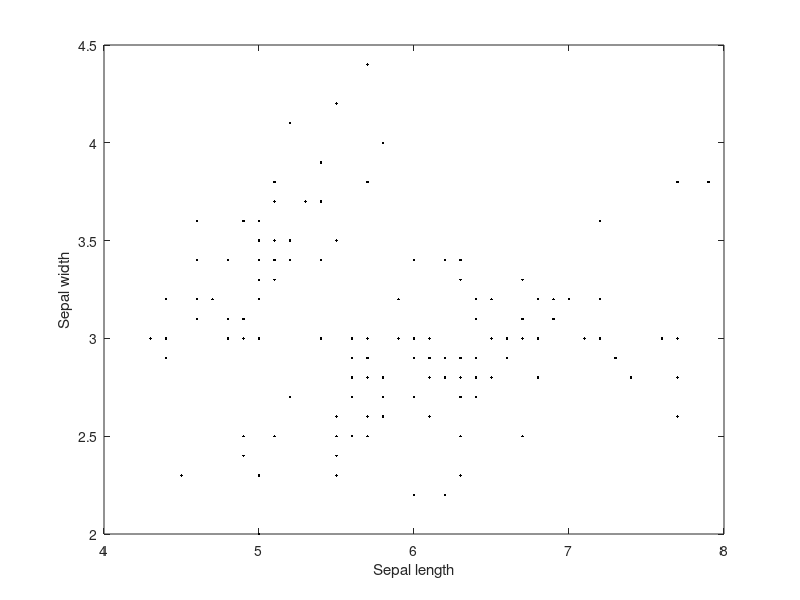
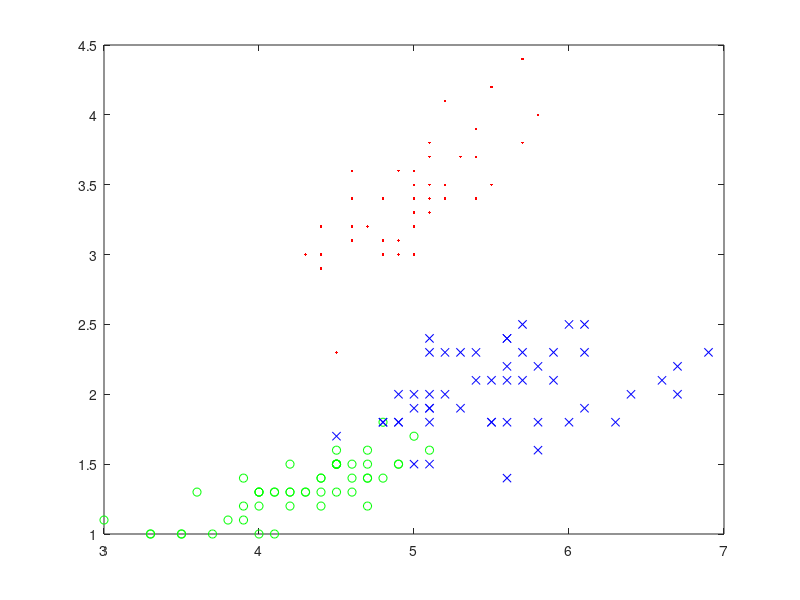

MATLAB code to generate these figures, in order:
clear; close all; clc;

%meas 1열: sepal length
%meas 2열: sepal width
%meas 3열: petal length
%meas 4열: petal width
%species: 꽃 종류

load fisheriris;

%%특징 그려보기(sepal length, width)
figure;
plot(meas(:,1), meas(:,2), 'k.');
xlabel('Sepal length');
ylabel('Sepal width');

%%각 종을 숫자로 표현 1: Setosa 2: versicolor, 3. virginica
spcs2num=[];
for k=1:1:length(species)
    if strcmp(species(k), 'setosa')==1
        spcs2num(k,1)=1;
    elseif strcmp(species(k), 'versicolor')==1
        spcs2num(k,1)=2;
    elseif strcmp(species(k), 'virginica')==1
        spcs2num(k,1)=3;
    end
end    

%%종별로 다른 색 그려보기
idx1=find(spcs2num==1); %setosa만 찾기
idx2=find(spcs2num==2); %versicolor만 찾기
idx3=find(spcs2num==3); %virginica만 찾기

figure;
plot(meas(idx1,1), meas(idx1,2),'r.'); hold on; %setosa는 빨간색으로
plot(meas(idx2,3), meas(idx2,4), 'go'); hold on; %versicolor는 녹색으로
plot(meas(idx3,3), meas(idx3,4), 'bx'); hold on; %virginica는 파란색으로

%%학습데이터와 평가데이터 나누기
%두개의 그룹만 먼저 나눠봅시다 versicolor vs. viginica
%오늘은 편의상 아래와 같이 나누겠음
%1~50: setosa, 51~100: versicolor, 101~150: virginica
%학습데이터. 71~100:versicolor, 121~150: virginica 총 60개
%평가데이터. 51~70: versicolor, 101~120: virginica 총 40개
tr_id=[71:1:100 121:1:150];
Training_data=meas(tr_id,:);
Training_label=spcs2num(tr_id,:);

ts_id=[51:1:70 101:1:120];
Test_data=meas(ts_id,:);
Test_label=spcs2num(ts_id, :);
